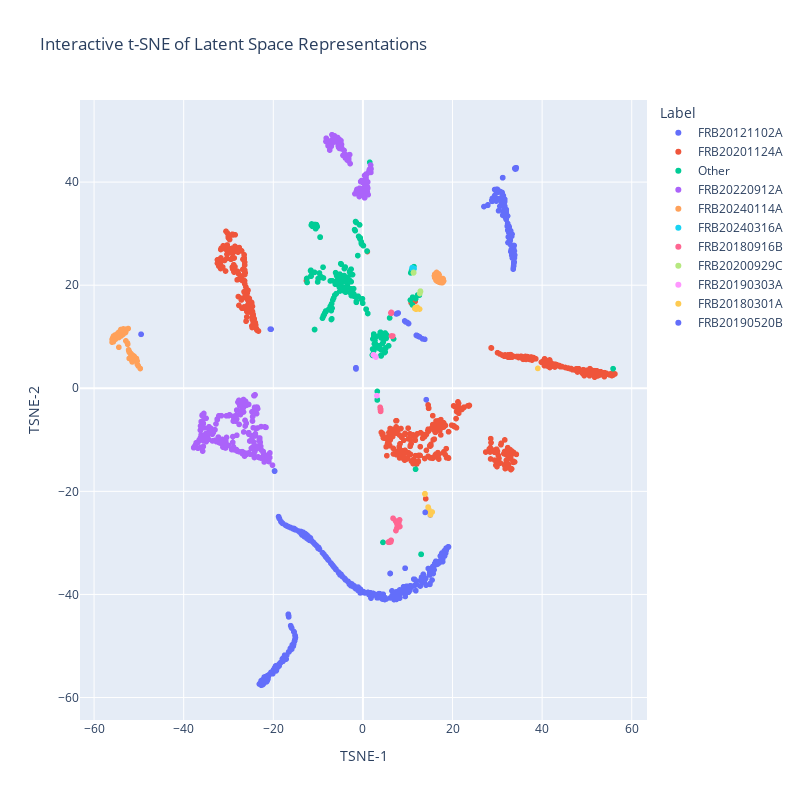

This figure's notebook cell:
### Code cell
def visualize_latent_space_tsne_interactive(latent_representations, labels):
    tsne = TSNE(n_components=2, random_state=42)
    latent_2d = tsne.fit_transform(latent_representations)

    tsne_df = pd.DataFrame({
        'TSNE-1': latent_2d[:, 0],
        'TSNE-2': latent_2d[:, 1],
        'Label': labels
    })

    fig = px.scatter(
        tsne_df, 
        x='TSNE-1', 
        y='TSNE-2', 
        color='Label', 
        hover_data=['Label'], 
        title='Interactive t-SNE of Latent Space Representations',
        width=800,
        height=800
    )

    fig.show()

visualize_latent_space_tsne_interactive(val_latent, get_source_data_val_freq(10))

### Figure 1 — Plotly figure (JSON) as saved in the notebook; plotly's stock layout.template omitted (floating-point values rounded to 4 significant figures; data arrays with more than 128 entries replaced by an {"elided": "..."} marker saying what was removed)
{"data": [{"customdata": {"elided": "480x1 str values"}, "hovertemplate": "Label=%{customdata[0]}<br>TSNE-1=%{x}<br>TSNE-2=%{y}<extra></extra>", "legendgroup": "FRB20121102A", "marker": {"color": "#636efa", "symbol": "circle"}, "mode": "markers", "name": "FRB20121102A", "showlegend": true, "type": "scattergl", "x": {"elided": "480 float values"}, "xaxis": "x", "y": {"elided": "480 float values"}, "yaxis": "y"}, {"customdata": {"elided": "544x1 str values"}, "hovertemplate": "Label=%{customdata[0]}<br>TSNE-1=%{x}<br>TSNE-2=%{y}<extra></extra>", "legendgroup": "FRB20201124A", "marker": {"color": "#EF553B", "symbol": "circle"}, "mode": "markers", "name": "FRB20201124A", "showlegend": true, "type": "scattergl", "x": {"elided": "544 float values"}, "xaxis": "x", "y": {"elided": "544 float values"}, "yaxis": "y"}, {"customdata": {"elided": "207x1 str values"}, "hovertemplate": "Label=%{customdata[0]}<br>TSNE-1=%{x}<br>TSNE-2=%{y}<extra></extra>", "legendgroup": "Other", "marker": {"color": "#00cc96", "symbol": "circle"}, "mode": "markers", "name": "Other", "showlegend": true, "type": "scattergl", "x": {"elided": "207 float values"}, "xaxis": "x", "y": {"elided": "207 float values"}, "yaxis": "y"}, {"customdata": {"elided": "300x1 str values"}, "hovertemplate": "Label=%{customdata[0]}<br>TSNE-1=%{x}<br>TSNE-2=%{y}<extra></extra>", "legendgroup": "FRB20220912A", "marker": {"color": "#ab63fa", "symbol": "circle"}, "mode": "markers", "name": "FRB20220912A", "showlegend": true, "type": "scattergl", "x": {"elided": "300 float values"}, "xaxis": "x", "y": {"elided": "300 float values"}, "yaxis": "y"}, {"customdata": [["FRB20240114A"], ["FRB20240114A"], ["FRB20240114A"], ["FRB20240114A"], ["FRB20240114A"], ["FRB20240114A"], ["FRB20240114A"], ["FRB20240114A"], ["FRB20240114A"], ["FRB20240114A"], ["FRB20240114A"], ["FRB20240114A"], ["FRB20240114A"], ["FRB20240114A"], ["FRB20240114A"], ["FRB20240114A"], ["FRB20240114A"], ["FRB20240114A"], ["FRB20240114A"], ["FRB20240114A"], ["FRB20240114A"], ["FRB20240114A"], ["FRB20240114A"], ["FRB20240114A"], ["FRB20240114A"], ["FRB20240114A"], ["FRB20240114A"], ["FRB20240114A"], ["FRB20240114A"], ["FRB20240114A"], ["FRB20240114A"], ["FRB20240114A"], ["FRB20240114A"], ["FRB20240114A"], ["FRB20240114A"], ["FRB20240114A"], ["FRB20240114A"], ["FRB20240114A"], ["FRB20240114A"], ["FRB20240114A"], ["FRB20240114A"], ["FRB20240114A"], ["FRB20240114A"], ["FRB20240114A"], ["FRB20240114A"], ["FRB20240114A"], ["FRB20240114A"], ["FRB20240114A"], ["FRB20240114A"], ["FRB20240114A"], ["FRB20240114A"], ["FRB20240114A"], ["FRB20240114A"], ["FRB20240114A"], ["FRB20240114A"], ["FRB20240114A"], ["FRB20240114A"], ["FRB20240114A"], ["FRB20240114A"], ["FRB20240114A"], ["FRB20240114A"], ["FRB20240114A"], ["FRB20240114A"], ["FRB20240114A"], ["FRB20240114A"], ["FRB20240114A"], ["FRB20240114A"], ["FRB20240114A"], ["FRB20240114A"], ["FRB20240114A"], ["FRB20240114A"], ["FRB20240114A"], ["FRB20240114A"], ["FRB20240114A"], ["FRB20240114A"], ["FRB20240114A"], ["FRB20240114A"], ["FRB20240114A"], ["FRB20240114A"], ["FRB20240114A"], ["FRB20240114A"], ["FRB20240114A"], ["FRB20240114A"], ["FRB20240114A"], ["FRB20240114A"], ["FRB20240114A"], ["FRB20240114A"], ["FRB20240114A"], ["FRB20240114A"], ["FRB20240114A"], ["FRB20240114A"], ["FRB20240114A"], ["FRB20240114A"], ["FRB20240114A"], ["FRB20240114A"], ["FRB20240114A"]], "hovertemplate": "Label=%{customdata[0]}<br>TSNE-1=%{x}<br>TSNE-2=%{y}<extra></extra>", "legendgroup": "FRB20240114A", "marker": {"color": "#FFA15A", "symbol": "circle"}, "mode": "markers", "name": "FRB20240114A", "showlegend": true, "type": "scattergl", "x": [-52.13, -53.57, -55.93, -51.04, -52.9, -54.71, -53.11, 15.98, 16.05, -53.07, 17.89, -51.63, 16.75, 17.86, -52.39, 17.07, -51.18, -54.39, 16.08, -55.98, 16.7, -54.48, -54.21, -51.11, 17.67, 16.44, -51.68, 16.05, 17.46, -51.54, 17.67, -53.48, -55.82, -53.0, -51.33, -55.98, 16.01, 18.01, -51.15, -54.01, -50.12, -53.9, -53.52, 16.79, -52.56, 16.64, -55.7, -52.51, 16.32, -50.4, 16.95, -55.51, -53.96, -52.93, -51.52, -55.66, -49.69, 16.93, -55.22, -54.47, -54.91, -53.45, -51.8, 16.24, -52.22, 16.85, -53.78, -54.02, 17.83, 16.36, -52.16, -52.19, 16.99, -54.51, -54.76, 17.3, 16.32, 16.61, -53.99, -55.43, -51.48, -50.55, -50.32, 16.33, -51.98, 17.28, -55.16, -54.46, -55.44, 16.91, 17.23, -55.3, -51.43, -54.24, -50.59, -52.29], "xaxis": "x", "y": [7.102, 10.44, 9.394, 6.185, 9.195, 10.67, 11.47, 21.83, 21.46, 11.06, 21.23, 6.558, 21.36, 20.59, 11.58, 20.59, 5.435, 10.41, 21.41, 9.476, 21.32, 10.83, 11.01, 5.429, 20.47, 22.47, 5.924, 22.13, 21.16, 5.255, 21.27, 11.5, 9.791, 10.81, 6.369, 8.945, 21.55, 20.81, 5.477, 10.4, 4.314, 10.65, 11.03, 21.55, 8.789, 21.68, 9.022, 8.534, 20.98, 5.293, 21.93, 9.355, 10.16, 10.95, 5.584, 10.13, 3.833, 20.63, 9.521, 7.959, 10.03, 10.55, 6.755, 21.99, 7.257, 22.2, 11.14, 11.4, 21.29, 20.94, 5.793, 7.073, 22.02, 10.85, 10.51, 21.05, 22.32, 20.76, 11.02, 10.2, 5.113, 5.778, 4.599, 20.97, 6.814, 20.55, 9.873, 9.849, 9.457, 22.14, 20.53, 10.33, 6.355, 10.26, 5.398, 7.449], "yaxis": "y"}, {"customdata": [["FRB20240316A"], ["FRB20240316A"], ["FRB20240316A"], ["FRB20240316A"], ["FRB20240316A"], ["FRB20240316A"], ["FRB20240316A"], ["FRB20240316A"], ["FRB20240316A"], ["FRB20240316A"], ["FRB20240316A"]], "hovertemplate": "Label=%{customdata[0]}<br>TSNE-1=%{x}<br>TSNE-2=%{y}<extra></extra>", "legendgroup": "FRB20240316A", "marker": {"color": "#19d3f3", "symbol": "circle"}, "mode": "markers", "name": "FRB20240316A", "showlegend": true, "type": "scattergl", "x": [11.02, 10.97, 11.0, 10.98, 11.4, 11.4, 10.97, 11.4, 11.04, 11.4, 11.4], "xaxis": "x", "y": [23.39, 23.29, 23.37, 23.29, 23.23, 23.19, 23.26, 23.22, 23.39, 23.22, 23.22], "yaxis": "y"}, {"customdata": [["FRB20180916B"], ["FRB20180916B"], ["FRB20180916B"], ["FRB20180916B"], ["FRB20180916B"], ["FRB20180916B"], ["FRB20180916B"], ["FRB20180916B"], ["FRB20180916B"], ["FRB20180916B"], ["FRB20180916B"], ["FRB20180916B"], ["FRB20180916B"], ["FRB20180916B"], ["FRB20180916B"], ["FRB20180916B"], ["FRB20180916B"], ["FRB20180916B"], ["FRB20180916B"], ["FRB20180916B"], ["FRB20180916B"], ["FRB20180916B"], ["FRB20180916B"], ["FRB20180916B"], ["FRB20180916B"], ["FRB20180916B"], ["FRB20180916B"], ["FRB20180916B"], ["FRB20180916B"], ["FRB20180916B"], ["FRB20180916B"], ["FRB20180916B"], ["FRB20180916B"], ["FRB20180916B"], ["FRB20180916B"], ["FRB20180916B"], ["FRB20180916B"], ["FRB20180916B"], ["FRB20180916B"], ["FRB20180916B"], ["FRB20180916B"], ["FRB20180916B"], ["FRB20180916B"], ["FRB20180916B"], ["FRB20180916B"], ["FRB20180916B"]], "hovertemplate": "Label=%{customdata[0]}<br>TSNE-1=%{x}<br>TSNE-2=%{y}<extra></extra>", "legendgroup": "FRB20180916B", "marker": {"color": "#FF6692", "symbol": "circle"}, "mode": "markers", "name": "FRB20180916B", "showlegend": true, "type": "scattergl", "x": [3.93, 8.253, 6.312, 7.603, 5.835, 3.918, 7.696, 6.38, 6.279, 6.288, 3.892, 7.69, 7.687, 8.012, 6.319, 6.27, 6.672, 7.373, 6.298, 3.937, 6.364, 5.815, 8.182, 6.269, 5.676, 7.277, 6.243, 6.351, 6.323, 6.324, 5.89, 7.528, 6.199, 6.227, 3.844, 6.726, 6.34, 6.272, 8.031, 3.904, 6.113, 5.891, 3.95, 3.91, 6.209, 6.464], "xaxis": "x", "y": [-4.112, -26.83, 14.68, -27.11, -29.76, -4.032, -26.76, 10.14, -29.52, -29.51, -3.949, -26.79, -26.02, -26.52, 14.72, -29.53, 10.14, -27.62, 14.53, -4.141, 14.7, -29.88, -25.53, 14.64, -29.86, -25.74, -29.72, 14.69, 14.71, 14.69, -29.85, -26.14, -29.57, -29.71, -3.689, -25.22, 14.61, 14.64, -25.96, -3.967, -29.83, -29.84, -4.484, -4.005, -29.8, 10.09], "yaxis": "y"}, {"customdata": [["FRB20200929C"], ["FRB20200929C"], ["FRB20200929C"], ["FRB20200929C"], ["FRB20200929C"], ["FRB20200929C"]], "hovertemplate": "Label=%{customdata[0]}<br>TSNE-1=%{x}<br>TSNE-2=%{y}<extra></extra>", "legendgroup": "FRB20200929C", "marker": {"color": "#B6E880", "symbol": "circle"}, "mode": "markers", "name": "FRB20200929C", "showlegend": true, "type": "scattergl", "x": [12.83, 11.29, 12.85, 12.7, 11.3, 11.32], "xaxis": "x", "y": [18.85, 22.39, 18.74, 18.38, 22.47, 22.45], "yaxis": "y"}, {"customdata": [["FRB20190303A"], ["FRB20190303A"], ["FRB20190303A"], ["FRB20190303A"], ["FRB20190303A"], ["FRB20190303A"], ["FRB20190303A"]], "hovertemplate": "Label=%{customdata[0]}<br>TSNE-1=%{x}<br>TSNE-2=%{y}<extra></extra>", "legendgroup": "FRB20190303A", "marker": {"color": "#FF97FF", "symbol": "circle"}, "mode": "markers", "name": "FRB20190303A", "showlegend": true, "type": "scattergl", "x": [3.119, 2.743, 2.372, 2.907, 2.794, 2.806, 2.34], "xaxis": "x", "y": [-1.43, 6.215, 6.465, 6.042, 6.164, 6.135, 6.491], "yaxis": "y"}, {"customdata": [["FRB20180301A"], ["FRB20180301A"], ["FRB20180301A"], ["FRB20180301A"], ["FRB20180301A"], ["FRB20180301A"], ["FRB20180301A"], ["FRB20180301A"], ["FRB20180301A"], ["FRB20180301A"], ["FRB20180301A"], ["FRB20180301A"], ["FRB20180301A"], ["FRB20180301A"], ["FRB20180301A"], ["FRB20180301A"], ["FRB20180301A"], ["FRB20180301A"], ["FRB20180301A"]], "hovertemplate": "Label=%{customdata[0]}<br>TSNE-1=%{x}<br>TSNE-2=%{y}<extra></extra>", "legendgroup": "FRB20180301A", "marker": {"color": "#FECB52", "symbol": "circle"}, "mode": "markers", "name": "FRB20180301A", "showlegend": true, "type": "scattergl", "x": [14.7, 13.86, 14.85, 12.11, 11.59, 15.07, 15.46, 14.87, 12.65, 14.71, 14.63, 11.91, 39.04, 13.84, 11.85, 14.76, 11.66, 11.88, 14.55], "xaxis": "x", "y": [-23.51, -20.52, -23.97, 15.72, 15.46, -24.57, -24.01, -23.95, 15.37, -23.5, -23.48, 15.55, 3.853, -20.45, 15.37, -23.85, 15.62, 15.33, -23.05], "yaxis": "y"}, {"customdata": [["FRB20190520B"], ["FRB20190520B"], ["FRB20190520B"], ["FRB20190520B"], ["FRB20190520B"], ["FRB20190520B"], ["FRB20190520B"], ["FRB20190520B"], ["FRB20190520B"], ["FRB20190520B"], ["FRB20190520B"], ["FRB20190520B"], ["FRB20190520B"], ["FRB20190520B"], ["FRB20190520B"], ["FRB20190520B"], ["FRB20190520B"]], "hovertemplate": "Label=%{customdata[0]}<br>TSNE-1=%{x}<br>TSNE-2=%{y}<extra></extra>", "legendgroup": "FRB20190520B", "marker": {"color": "#636efa", "symbol": "circle"}, "mode": "markers", "name": "FRB20190520B", "showlegend": true, "type": "scattergl", "x": [13.9, 12.13, 12.15, -49.51, 13.32, 12.67, 12.21, -49.51, 14.13, 13.8, 12.1, 12.26, 31.21, 11.94, 31.19, 12.47, 11.92], "xaxis": "x", "y": [-24.08, 10.19, 10.19, 10.48, 9.582, 9.958, 10.16, 10.48, -2.217, 9.504, 10.21, 10.14, 40.87, 10.27, 40.84, 10.04, 10.28], "yaxis": "y"}], "layout": {"height": 800, "legend": {"title": {"text": "Label"}, "tracegroupgap": 0}, "title": {"text": "Interactive t-SNE of Latent Space Representations"}, "width": 800, "xaxis": {"anchor": "y", "domain": [0, 1], "title": {"text": "TSNE-1"}}, "yaxis": {"anchor": "x", "domain": [0, 1], "title": {"text": "TSNE-2"}}}}
